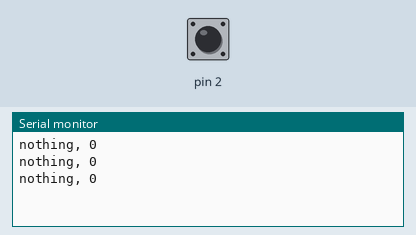
The sketch below on a simulated Arduino Uno, built with avr-gcc and run on an emulated ATmega328P. On the bench: the last lines printed to the serial monitor. The inputs (shaded band) are chosen by the test bench; at power-on: pin 2 HIGH.

Above: at 1.2 s.
1.3 s: pin 2 driven LOW
At 1.9 s:
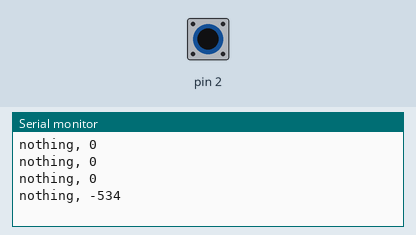
2.8 s: pin 2 pulsed HIGH 2 times (0.12 s each, 0.3 s apart)
At 3.9 s:
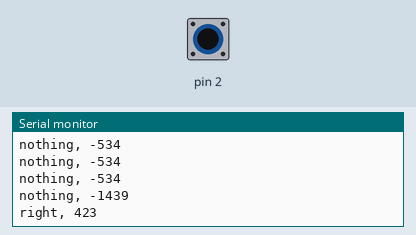
Timing chart, 0 to 5.8 s (numbered marks = the images above; inputs shaded):
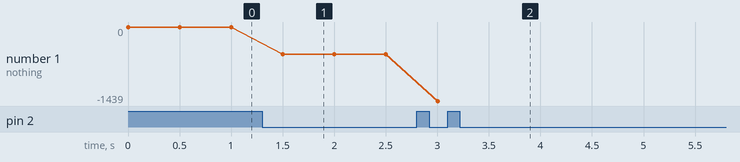

Measured:
- after the input at 1.3 s, the serial monitor: prints a new line after 0.20 s (image 1)
- after the input at 2.8 s, the serial monitor: prints a new line after 0.20 s (image 2)
- plotted number 1: 0 → -534 after the input at 1.3 s, -534 → -1439 after the input at 2.8 s

The sketch:

communicationTest.ino
```cpp
// #define OFF         'o'
// #define OFF_BWM     0
// #define BALANCE     'b'
// #define BALANCE_BWM 32
// #define FORWARD     'f'
// #define FORWARD_BWM 96
// #define LEFT        'l'
// #define LEFT_BWM    160
// #define RIGHT       'r'
// #define RIGHT_BWM   224


volatile int pwm_value = 0;
volatile int prev_time = 0;
volatile int val = 0;


void setup() {
  Serial.begin(115200);
  // when pin D2 goes high, call the rising function
  attachInterrupt(0, rising, RISING);
  attachInterrupt(0, falling, FALLING);
}

void loop() {
  val = pwm_value/20.32;
  if(val <= 5){
    Serial.print("nothing, ");
  } else if(val <= 25){
    Serial.print("stop, ");
  } else if(val <= 50){
    Serial.print("forward, ");
  } else if(val <= 75){
    Serial.print("left, ");
  } else {
    Serial.print("right, ");
  }
  Serial.println(val);
  delay(500);
}

void rising()  { prev_time = micros();}
void falling() { pwm_value = micros() - prev_time; }
```
